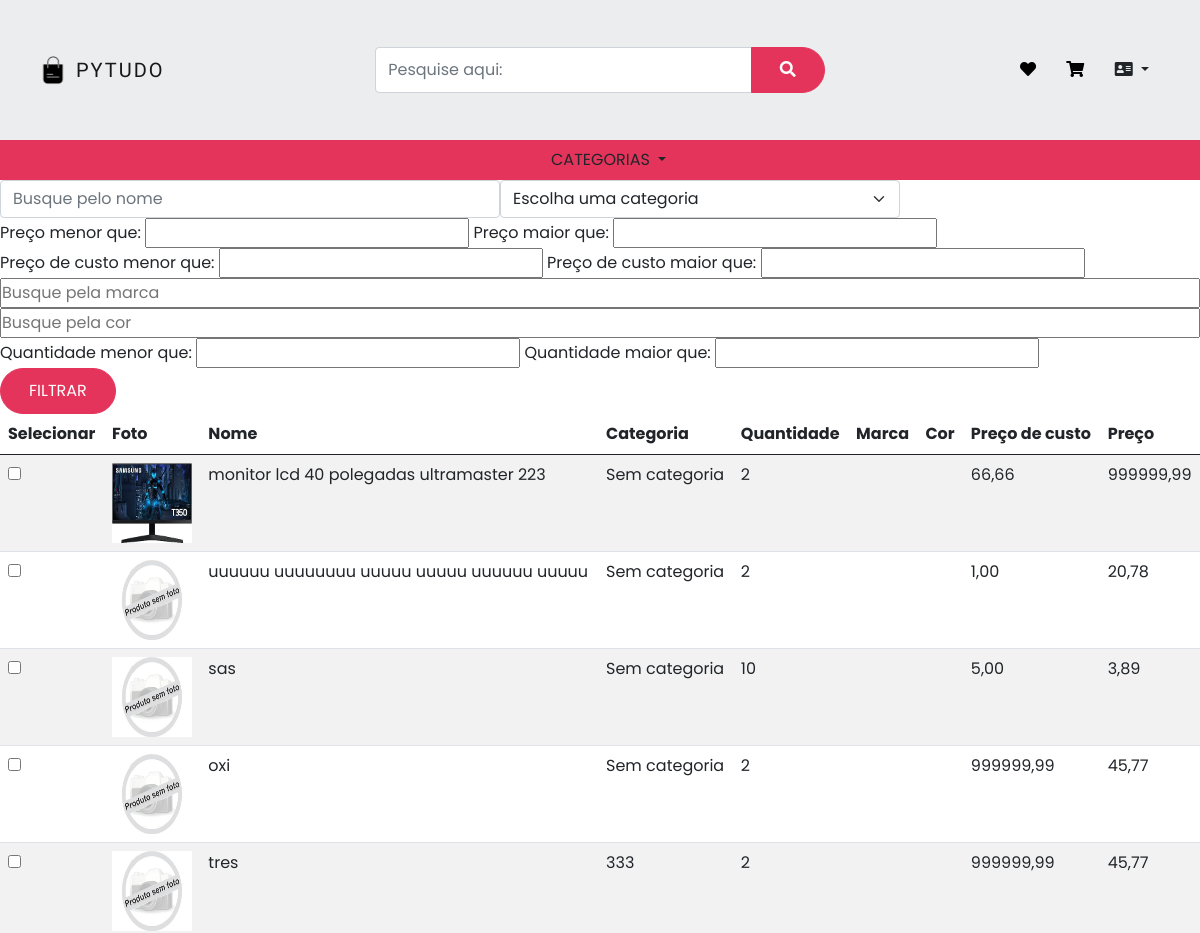
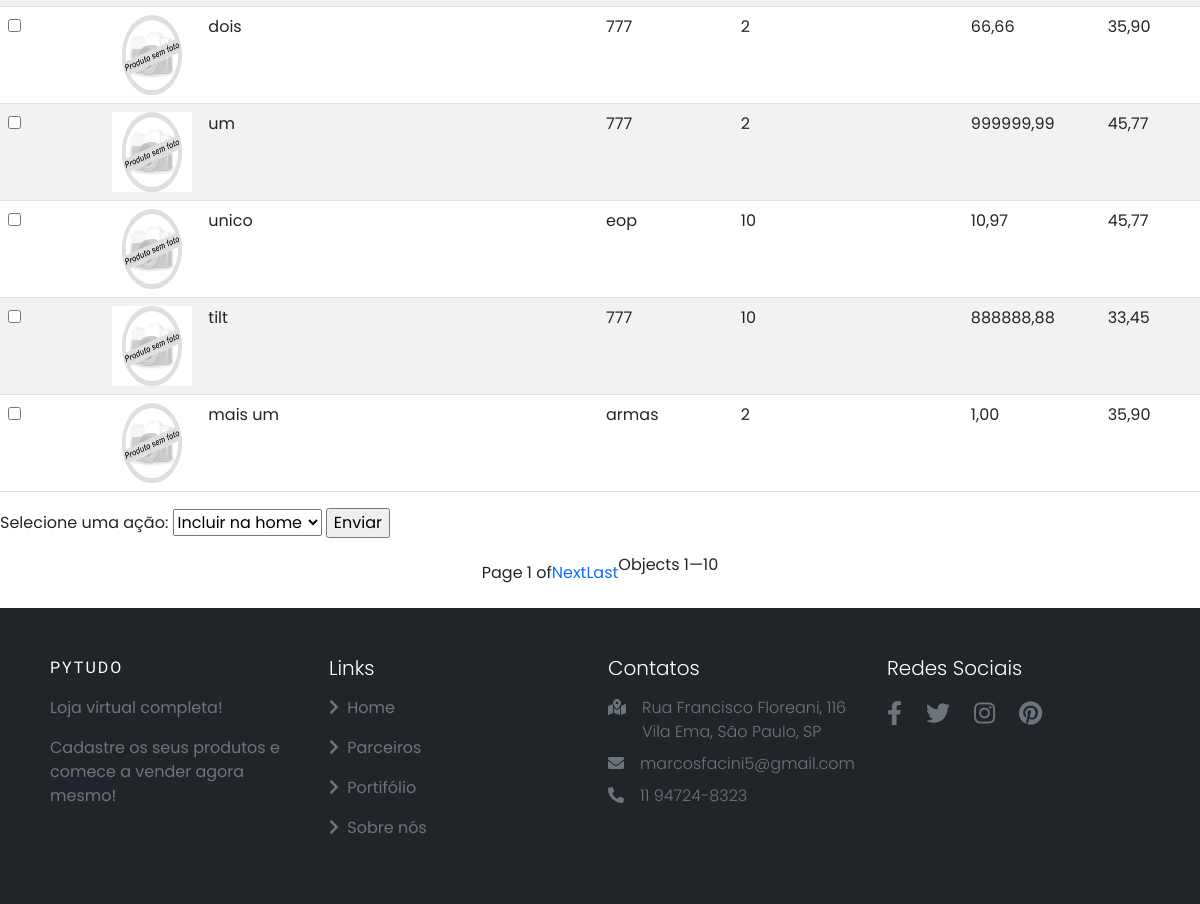
Screenshot of /gestao/produtos_home/ with the database file from the repository (2 pictures, top to bottom).
### produtos/models.py (models this page shows, shortened)
class Produtos(models.Model):
    nome = models.CharField(max_length=40)
    descricao = models.TextField()
    preco_de_custo = models.DecimalField(max_digits=8, decimal_places=2)
    preco = models.DecimalField(max_digits=8, decimal_places=2)
    categoria = models.ForeignKey(Categoria, blank=True, null=True, on_delete=models.SET_NULL)
    marca = models.CharField(max_length=50, blank=True, null=True)
    cor = models.CharField(max_length=30, blank=True, null=True)
    quantidade = models.IntegerField()
    data_cadastro = models.DateTimeField(auto_now_add=True)
    data_atualizacao = models.DateTimeField(auto_now=True, null=True)
    imagem_principal = models.ImageField(upload_to ='produtos/', blank=True, null=True)
    especificacao = RichTextUploadingField(blank=True, null=True)

class Categoria(models.Model):
    nome = models.CharField(max_length=40)
    def __str__(self):
        return self.nome

### gestao/views.py (the view)
# urls.py: path('produtos_home/', views.produtos_home, name='produtos_home'),
def produtos_home(request):
    produtos = Produtos.objects.all()
    categorias = Categoria.objects.all()
    nome_filtrar = request.GET.get('nome')
    if nome_filtrar:
        produtos = produtos.filter(nome__icontains=nome_filtrar)
    categoria_filtrar = request.GET.get('categoria')
    if categoria_filtrar:
        produtos = produtos.filter(categoria_id=categoria_filtrar)
    preco_menor_filtrar = request.GET.get('preco_menor_filtrar')
    if preco_menor_filtrar:
        preco_menor_filtrar_decimal = Decimal(preco_menor_filtrar.replace(',','.'))
        produtos = produtos.filter(preco__lt=preco_menor_filtrar_decimal)
    preco_maior_filtrar = request.GET.get('preco_maior_filtrar')
    if preco_maior_filtrar:
        preco_maior_filtrar_decimal = Decimal(preco_maior_filtrar.replace(',','.'))
        produtos = produtos.filter(preco__gt=preco_maior_filtrar_decimal)
    preco_de_custo_menor_filtrar = request.GET.get('preco_de_custo_menor_filtrar')
    if preco_de_custo_menor_filtrar:
        preco_de_custo_menor_filtrar_decimal = Decimal(preco_de_custo_menor_filtrar.replace(',','.'))
        produtos = produtos.filter(preco_de_custo__lt=preco_de_custo_menor_filtrar_decimal)
    preco_de_custo_maior_filtrar = request.GET.get('preco_de_custo_maior_filtrar')
    if preco_de_custo_maior_filtrar:
        preco_de_custo_maior_filtrar_decimal = Decimal(preco_de_custo_maior_filtrar.replace(',','.'))
        produtos = produtos.filter(preco_de_custo__gt=preco_de_custo_maior_filtrar_decimal)
    marca_filtar = request.GET.get('marca')
    if marca_filtar:
        produtos = produtos.filter(marca__icontains=marca_filtar)
    cor_filtar = request.GET.get('cor')
    if cor_filtar:
        produtos = produtos.filter(cor__icontains=cor_filtar)
    quantidade_menor_filtrar = request.GET.get('quantidade_menor_filtrar')
    if quantidade_menor_filtrar:
        produtos = produtos.filter(quantidade__lt=quantidade_menor_filtrar)
    quantidade_maior_filtrar = request.GET.get('quantidade_maior_filtrar')
    if quantidade_maior_filtrar:
        produtos = produtos.filter(quantidade__gt=quantidade_maior_filtrar)
    produtos_ordenados = produtos.order_by('-id')
    paginacao = Paginator(produtos_ordenados, 10)
    page = request.GET.get('page')
    produtos_paginados = paginacao.get_page(page)
    return render(request, 'produtos_home.html', {'produtos_paginados': produtos_paginados,
                                                  'categorias': categorias})

### produtos/templatetags/filtros.py (called while the page is built)
@register.simple_tag(takes_context=True)
def param_replace(context, **kwargs):
    d = context['request'].GET.copy()
    for k, v in kwargs.items():
        d[k] = v
    for k in [k for k, v in d.items() if not v]:
        del d[k]
    return d.urlencode()

### gestao/templates/produtos_home.html (shortened to what this page needs)
{% extends 'base.html' %}
{% load static %}
{% load filtros %}
{% block 'head' %}
    <link href="{% static 'produtos/css/listar_produtos.css' %}" rel="stylesheet">
{% endblock %}
{% block 'body' %}
<form action="#" method="GET"> {% csrf_token %}
    <div class="row">
            <div class="col-md-5">
                <input type="text" placeholder="Busque pelo nome" class="form-control" name="nome">
            </div>
            <div class="col-md-4">
                <select class="form-select" name="categoria">
                    <option value="" disabled selected hidden>Escolha uma categoria</option>
                </select>
            </div>
            <div>
                <label>Preço menor que:</label>
                <input type="text" id="preco_menor_filtrar" name="preco_menor_filtrar">
                <label> Preço maior que:</label>
                <input type="text" id="preco_maior_filtrar" name="preco_maior_filtrar">
            </div>
            <div>
                <label>Preço de custo menor que:</label>
                <input type="text" id="preco_de_custo_menor_filtrar" name="preco_de_custo_menor_filtrar">
                <label> Preço de custo maior que:</label>
                <input type="text" id="preco_de_custo_maior_filtrar" name="preco_de_custo_maior_filtrar">
            </div>
            <input type="text" placeholder="Busque pela marca"  name="marca">
            <input type="text" placeholder="Busque pela cor"  name="cor">
            <div>
                <label> Quantidade menor que:</label>
                <input type="text" name="quantidade_menor_filtrar">
                <label> Quantidade maior que:</label>
                <input type="text" name="quantidade_maior_filtrar">
            </div>
        <div class="col-md-3">
            <input type="submit" value="FILTRAR" class="btn btn-primary">
        </div>
    </div>
</form>
<form action="{% url 'exibicao_home' %}" method="POST"> {% csrf_token %}
    <table class="table table-striped">
        <thead>
          <tr>
            <th scope="col">Selecionar</th>
            <th scope="col">Foto</th>
            <th scope="col">Nome</th>
            <th scope="col">Categoria</th>
            <th scope="col">Quantidade</th>
            <th scope="col">Marca</th>
            <th scope="col">Cor</th>
            <th scope="col">Preço de custo</th>
            <th scope="col">Preço</th>
          </tr>
        </thead>
        <tbody>
            {% for produto in produtos_paginados %}
                <tr>
                    <td><input type="checkbox" name="selecionados[]" value="{{ produto.id }}"></td>
                    <td><a href="{% url 'detalhes_produto' produto.id %}">
                            {% if produto.imagem_principal %}
                                <img src="{{produto.imagem_principal.url}}" width="80" height="80"></td>
                            {% else %}
                                <img src="{% static 'produtos\img\sem foto.jpg' %}" width="80" height="80"></td>
                            {% endif %}
                    <td>{{ produto.nome}}</td>
                    {% if produto.categoria %}
                        <td>{{ produto.categoria}}</td>
                    {% else %}
                        <td>Sem categoria </td>
                    {% endif %}
                    <td>{{ produto.quantidade}}</td>
                    <td>{{ produto.marca}}</td>
                    <td>{{ produto.cor}}</td>
                    <td>{{ produto.preco_de_custo}}</td>
                    <td>{{ produto.preco}}</td>
                </tr>
            {% endfor %}
        </tbody>
    </table>
    <label for="acao">Selecione uma ação:</label>
    <select name="acao" id="acao">
    <option value="incluir">Incluir na home</option>
    </select>
    <input type="submit" value="Enviar">
    </form>
    <div class="pagination">
        Page {{ produtos_paginados.number }} of {{ paginator.num_pages }}
        {% if produtos_paginados.has_next %}
            {% if produtos_paginados.next_page_number != paginator.num_pages %}
                <a href="?{% param_replace page=produtos_paginados.next_page_number %}">Next</a>
            {% endif %}
            <a href="?{% param_replace page=paginator.num_pages %}">Last</a>
        {% endif %}
        <p>Objects {{ produtos_paginados.start_index }}—{{ produtos_paginados.end_index }}</p>
    </div>
{% endblock %}

### pytudo/templates/static/base/css/base.css (style rules this page uses)
:root { --lg-font: 'Kaisei Tokumin', serif; --sm-font: 'Poppins', sans-serif; --pink: #e5345b; }
body { font-family: var(--sm-font); background-color: #fff; }
.row { --bs-gutter-x: 0rem; }
.btn:not(.nav-btns button) { background-color: var(--pink); color: #fff; padding: 10px 28px; border-radius: 25px; border-color: var(--pink); }

### pytudo/templates/static/produtos/css/listar_produtos.css (style rules this page uses)
.pagination { display: flex; margin-top: 15px; margin-bottom: 15px; align-items: center; justify-content: center; }
.pagination a { text-decoration: none; }

### rows the page displays
Produtos: imagem_principal (picture), nome "monitor lcd 40 polegadas ultramaster 223", shows "Sem categoria", quantidade "2", preco_de_custo "66,66", preco "999999,99"
Produtos: nome "uuuuuu uuuuuuuu uuuuu uuuuu uuuuuu uuuuu", shows "Sem categoria", quantidade "2", preco_de_custo "1,00", preco "20,78"
Produtos: nome "sas", shows "Sem categoria", quantidade "10", preco_de_custo "5,00", preco "3,89"
Produtos: nome "oxi", shows "Sem categoria", quantidade "2", preco_de_custo "999999,99", preco "45,77"
Produtos: nome "tres", categoria "333", quantidade "2", preco_de_custo "999999,99", preco "45,77"
Produtos: nome "dois", categoria "777", quantidade "2", preco_de_custo "66,66", preco "35,90"
Produtos: nome "um", categoria "777", quantidade "2", preco_de_custo "999999,99", preco "45,77"
Produtos: nome "unico", categoria "eop", quantidade "10", preco_de_custo "10,97", preco "45,77"
Produtos: nome "tilt", categoria "777", quantidade "10", preco_de_custo "888888,88", preco "33,45"
Produtos: nome "mais um", categoria "armas", quantidade "2", preco_de_custo "1,00", preco "35,90"

### other values shown
{{ produtos_paginados.number }} "1"
{{ produtos_paginados.start_index }} "1"
{{ produtos_paginados.end_index }} "10"
